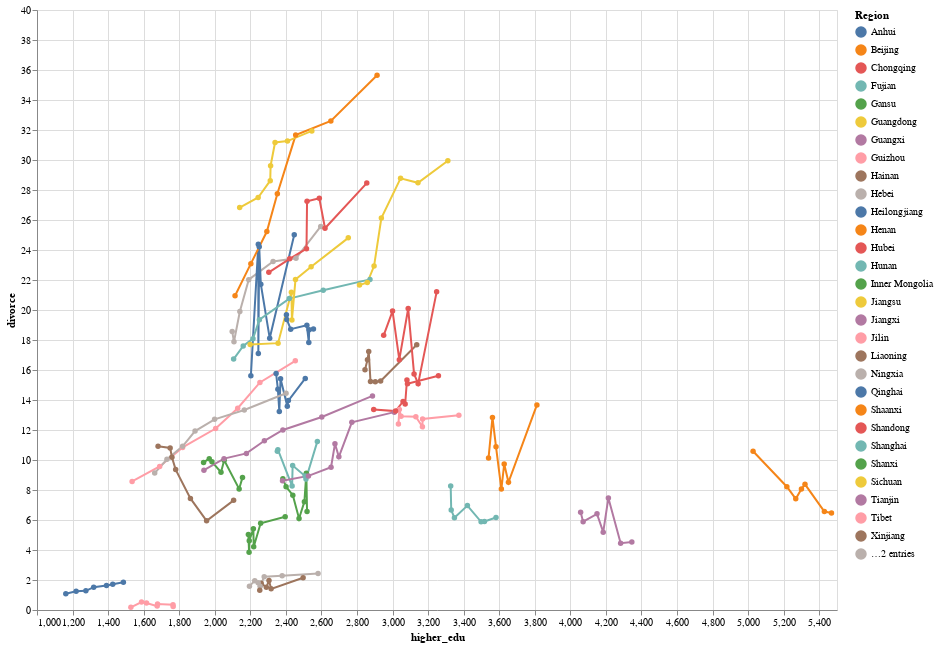

Notebook cell for this chart:
### Code cell
alt.Chart(merged_df).mark_line(point=True).encode(
    x=alt.X('higher_edu'),
    y='divorce',
    color='Region',
    tooltip=['Region', 'higher_edu', 'divorce', 'year']
).properties(
    width=800,
    height=600
)

### Figure 1 — Vega-Lite specification as saved in the notebook (floating-point values rounded to 4 significant figures; data arrays with more than 128 entries replaced by an {"elided": "..."} marker saying what was removed)
{"config": {"view": {"continuousWidth": 400, "continuousHeight": 300}}, "data": {"name": "data-92f52614f36201dd36589e2c4bb3d1c3"}, "mark": {"type": "line", "point": true}, "encoding": {"color": {"type": "nominal", "field": "Region"}, "tooltip": [{"type": "nominal", "field": "Region"}, {"type": "quantitative", "field": "higher_edu"}, {"type": "quantitative", "field": "divorce"}, {"type": "nominal", "field": "year"}], "x": {"type": "quantitative", "field": "higher_edu"}, "y": {"type": "quantitative", "field": "divorce"}}, "height": 600, "width": 800, "$schema": "https://vega.github.io/schema/vega-lite/v4.8.1.json", "datasets": {"data-92f52614f36201dd36589e2c4bb3d1c3": {"elided": "217 records"}}}
